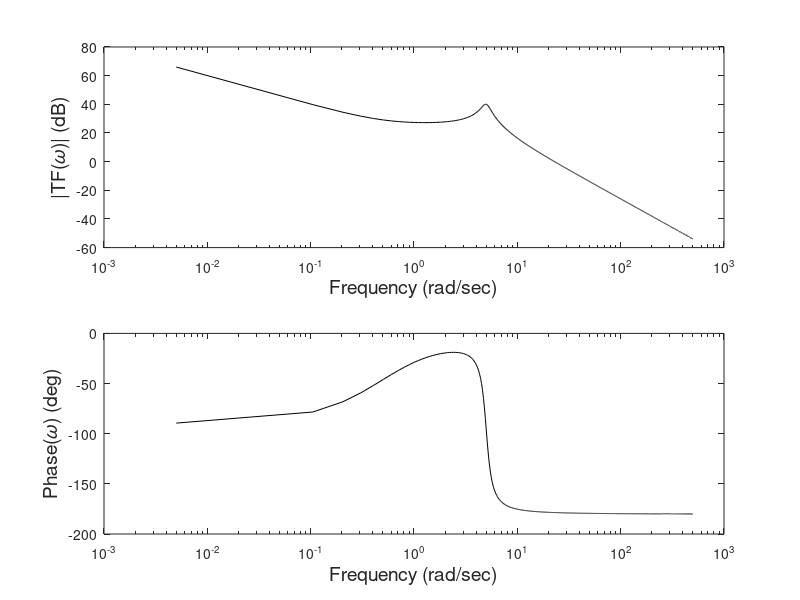

Write the MATLAB code that produced this figure.
% Example 6.8 check  Use MATLAB to plot the transfer function given 
%
clear all; close all;
w = .005:.1:500;
TF = 10*(1+2*j*w)./(j*w.*(1 - .04*w.^2 + .04*j*w));
Mag = 20*log10(abs(TF));
Phase = angle(TF)*360/(2*pi);
subplot(2,1,1);
  semilogx(w,Mag,'k');
  xlabel('Frequency (rad/sec)','FontSize',14);
  ylabel('|TF({\it\omega})| (dB)','FontSize',14);
subplot(2,1,2);
  semilogx(w,Phase,'k');
  xlabel('Frequency (rad/sec)','FontSize',14);
  ylabel('Phase({\it\omega}) (deg)','FontSize',14);  